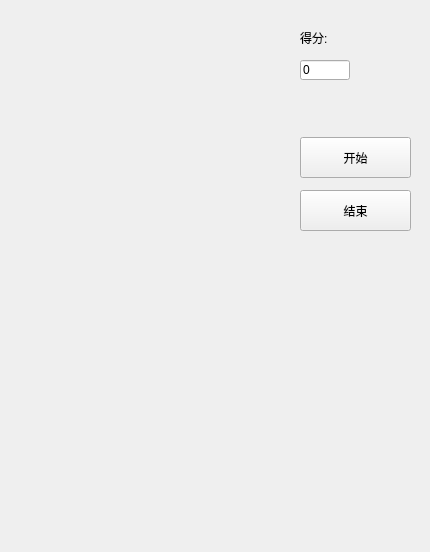
<?xml version="1.0" encoding="UTF-8"?>
<ui version="4.0">
 <class>widget</class>
 <widget class="QWidget" name="widget">
  <property name="geometry">
   <rect>
    <x>0</x>
    <y>0</y>
    <width>430</width>
    <height>552</height>
   </rect>
  </property>
  <widget class="QPushButton" name="btnStart">
   <property name="geometry">
    <rect>
     <x>300</x>
     <y>137</y>
     <width>111</width>
     <height>41</height>
    </rect>
   </property>
   <property name="text">
    <string>开始</string>
   </property>
   <property name="focusPolicy">
    <enum>Qt::NoFocus</enum>
   </property>
  </widget>
  <widget class="QPushButton" name="btnStop">
   <property name="geometry">
    <rect>
     <x>300</x>
     <y>190</y>
     <width>111</width>
     <height>41</height>
    </rect>
   </property>
   <property name="text">
    <string>结束</string>
   </property>
   <property name="focusPolicy">
    <enum>Qt::NoFocus</enum>
   </property>
  </widget>
  <widget class="QLabel" name="label">
   <property name="geometry">
    <rect>
     <x>300</x>
     <y>30</y>
     <width>72</width>
     <height>15</height>
    </rect>
   </property>
   <property name="text">
    <string>得分:</string>
   </property>
  </widget> 
  <widget class="QLineEdit" name="lineScore">
   <property name="geometry">
    <rect>
     <x>300</x>
     <y>60</y>
     <width>50</width>
     <height>20</height>
    </rect>
   </property>
   <property name="text">
    <string>0</string>
   </property>
   <property name="readOnly">
    <bool>true</bool>
   </property>
  </widget> 
 </widget>
 <resources/>
 <connections/>
</ui>
